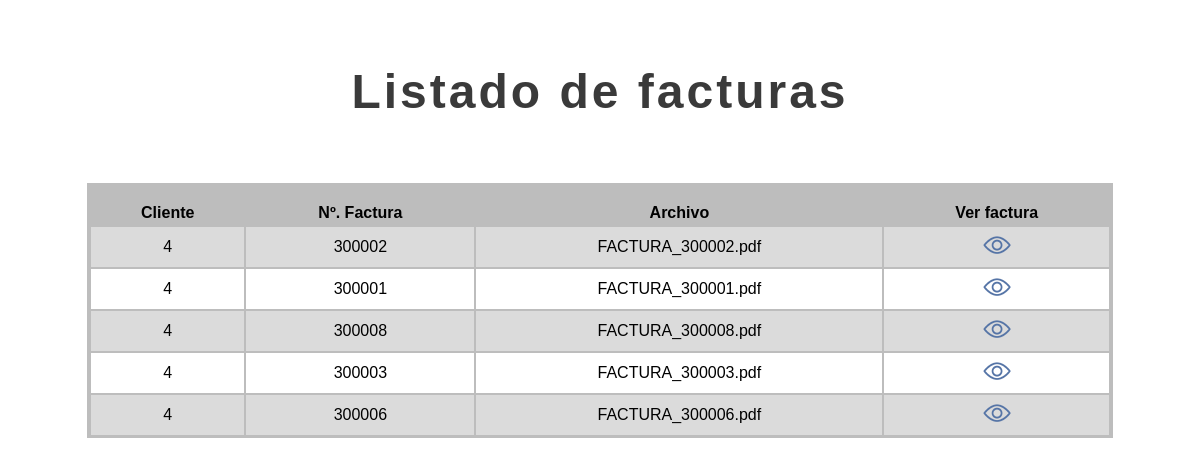
Screenshot of /descargar_facturas.php (signed in) with the database file from the repository.
### tables this page shows
CREATE TABLE `facturas` (
  `id_factura` int(11) NOT NULL,
  `num_factura` varchar(20) NOT NULL,
  `id_usuario` int(11) NOT NULL,
  `archivo` longblob NOT NULL,
  `nombre_archivo` varchar(50) NOT NULL
);

### descargar_facturas.php (the view, shortened to what this page needs)
<?php
$usuario = $_SESSION["id_usuario"];
?>
<!DOCTYPE html>
<html lang="en">
<head>
    <link rel="stylesheet" href="./css/style.css">
</head>
<body>
    <main>
        <h1>Listado de facturas</h1>
        <section>
            <div class="facturas">
        <?php
            include "./recursos/conexion_bbdd.php";
            $sql="SELECT * FROM facturas where `id_usuario`=$usuario";
            $resultado=mysqli_query($con,$sql);
            if(mysqli_num_rows($resultado)>0){
                $nreg=mysqli_num_rows($resultado);
        ?>
                <table class="tabla_usuarios" width=100% >
                    <tr class="tabla_cab1">
                        <th>Cliente</th>
                        <th>Nº. Factura</th>
                        <th>Archivo</th>
                        <th>Ver factura</th>
                    </tr>
        <?php
                for($nid=1; $nid<=$nreg; $nid++){
                    $fila=mysqli_fetch_array($resultado);
                    $id_usuario=$fila["id_usuario"];
                    $numfac=$fila["num_factura"];
                    $nomfac=$fila["nombre_archivo"];
                    $imagen='<img class="imagen_factura" data-id='.$nomfac.' src="./imagenes/ver_32x32.png" alt="descargar_factura"> </img>';
                    echo '<tr>';
                    echo '<td ALIGN="CENTER">'.$id_usuario.'</td>';
                    echo '<td ALIGN="CENTER">'.$numfac.'</td>';
                    echo '<td ALIGN="CENTER">'.$nomfac.'</td>';
                    echo '<td ALIGN="CENTER">'.$imagen.'</td>';
                    echo '</tr>';
        ?>
        <?php
                }
                echo '</table>';
            }
            echo '</div>';
        echo '</section>';
        ?>
    </main>
</body>
</html>

### css/style.css (style rules this page uses)
* { margin: 0; padding: 0; outline: 0; box-sizing: border-box; font-family: Arial, Helvetica, sans-serif; }
:root { --color00:white; --color01:rgb(58, 58, 58); --color02:rgb(189, 189, 189); --color03:rgb(214, 250, 157); --color04: rgb(102, 102, 209); --fuente00: Arial, Helvetica, sans-serif; }
body, main { display: flex; flex-direction: column; align-items: center; justify-content: flex-start; row-gap: 4rem; }
body { width: 100%; padding: 4rem 0; }
main { width: 90%; }
section { width: 95%; display: flex; flex-direction: column; align-items: center; justify-content: flex-start; row-gap: 1rem; }
h1 { font-size: 3rem; color: var(--color01); letter-spacing: 3px; }
.facturas { width: 100%; background-color: var(--color02); display: flex; flex-direction: row; justify-content:space-between; align-items: flex-start; flex-wrap: wrap; row-gap: 1rem; }
.tabla_usuarios { width: 100%; padding-top: 1px; padding-bottom: 1px; padding-left: 2px; padding-right: 2px; margin-top: 1rem; border: 0; }
.tabla_usuarios td { padding-top: 2px; padding-bottom: 2px; padding-left: 2px; padding-right: 2px; border: 1px solid var(--color2); font-size: 1rem; }
.tabla_usuarios th { padding-top: 2px; padding-bottom: 3px; padding-left: 5px; padding-right: 5px; }
.tabla_usuarios tr:nth-child(odd) { background: white; }
.tabla_usuarios tr:nth-child(even) { background: rgb(219,219,219); }
.tabla_cab1 { background-color: var(--color2) !important; }

### rows the page displays
facturas: id_usuario "4", num_factura "300002", nombre_archivo "FACTURA_300002.pdf"
facturas: id_usuario "4", num_factura "300001", nombre_archivo "FACTURA_300001.pdf"
facturas: id_usuario "4", num_factura "300008", nombre_archivo "FACTURA_300008.pdf"
facturas: id_usuario "4", num_factura "300003", nombre_archivo "FACTURA_300003.pdf"
facturas: id_usuario "4", num_factura "300006", nombre_archivo "FACTURA_300006.pdf"
